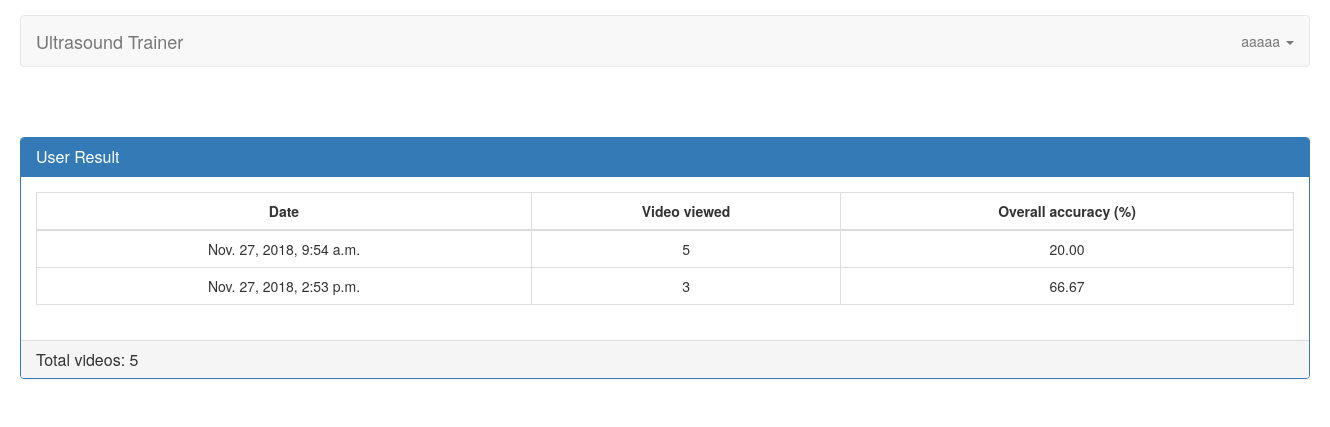
The page /profile (signed in) on the database its author committed.
### servey/models.py (models this page shows, shortened)
class Result(models.Model):
    user = models.ForeignKey(User, related_name='user_result', on_delete=models.CASCADE)
    date = models.DateTimeField(default=datetime.datetime.utcnow, blank=True)
    close = models.BooleanField(default=False, verbose_name="Test is close?", blank=True)
    training_type = models.CharField(choices=TRAINING_TYPE, blank=True, null=True, max_length=255)
    accuracy = models.CharField(max_length=255, choices=ACCURACY_THRESHOLD, blank=True, null=True)
    created_at = models.DateTimeField(auto_now_add=True)
    updated_at = models.DateTimeField(auto_now=True)

### servey/views.py (the view)
@login_required(login_url=settings.LOGIN_URL)
def user_profile(request):
    if request.user.is_authenticated:
        context = {}
        count_questions = Video.objects.count()
        count_results = Result.objects.filter(user=request.user).all()
        for result in count_results:
            context[result.id]= count_accuracy(result)
        return render(request, 'user/profile.html', {"count_results": count_results, "results" : context.items(), "count_questions": count_questions})
    else:
        return HttpResponseRedirect(request.META.get('HTTP_REFERER', '/'))

### templates/user/profile.html
{% extends 'partials/index.html' %}
{% block content %}
    <div class="col-md-12" style="padding-right: 0px;padding-left: 0px;">
        <div class="panel panel-primary">
            <div class="panel-heading">
                <h3 class="panel-title">User Result</h3>
            </div>
            <div class="panel-body">
            {% if results %}
                <table class="table table-bordered table-hover">
                    <thead>
                    <tr>
                        <th class="text-center">Date</th>
                        <th class="text-center">Video viewed</th>
                        <th class="text-center">Overall accuracy (%)</th>
                    </tr>
                    </thead>
                    <tbody>
                    {% for key, values in results %}
                        <tr>
                            {% for key, value in values.items %}
                                <td class="text-center">{{ value }}</td>
                            {% endfor %}
                        </tr>
                    {% endfor %}
                    </tbody>
                </table>
            {% else %}
                <h3 class="text-center">No result</h3>
            {% endif %}
            </div>
            <div class="panel-footer"><h3 class="panel-title">Total videos: {{ count_questions }}</h3></div>
        </div>
    </div>
{% endblock %}

### templates/partials/index.html (shortened to what this page needs)
<!DOCTYPE html>
<html lang="en">
    {% load staticfiles %}
    <head>
        <link href="https://stackpath.bootstrapcdn.com/bootstrap/3.3.6/css/bootstrap.min.css" rel="stylesheet">
        <link rel="stylesheet" href="{% static 'main.css' %}">
    </head>
    <body>
    <div class="container" id="container_main" style="width: 1320px">
        <nav class="navbar navbar-default" role="navigation">
        <div class="navbar-header">
            <a class="navbar-brand" href="{% url 'index' %}">Ultrasound Trainer</a>
        </div>
        <div class="collapse navbar-collapse navbar-ex1-collapse">
            <ul class="nav navbar-nav navbar-right">
                <li class="dropdown">
                    <a href="#" class="dropdown-toggle" data-toggle="dropdown">
                        {% if request.user.is_authenticated %}
                            <span>{{ request.user.username }}</span>
                            <b class="caret"></b>
                        {% else %}
                            Guest
                        {% endif %}
                    </a>
                </li>
            </ul>
        </div>
        </nav>
        <div class="row" style="padding-top: 50px;">
            {% block content %}
            {%  endblock %}
        </div>
    </div>
    </body>
</html>

### static/main.css (style rules this page uses)
#container_main { padding-top: 15px; }
.row { margin-right: 0; margin-left: 0; }
h3 { margin-top: 6px; margin-right: 10px; }
ul li { list-style-type: none; }

### rows shown on the page
Result: values "Nov. 27, 2018, 9:54 a.m."
Result: values "Nov. 27, 2018, 2:53 p.m."

### other values the page prints
{{ request.user.username }} "aaaaa"
{{ value }} "5" "20.00" "3" "66.67"
{{ count_questions }} "5"
